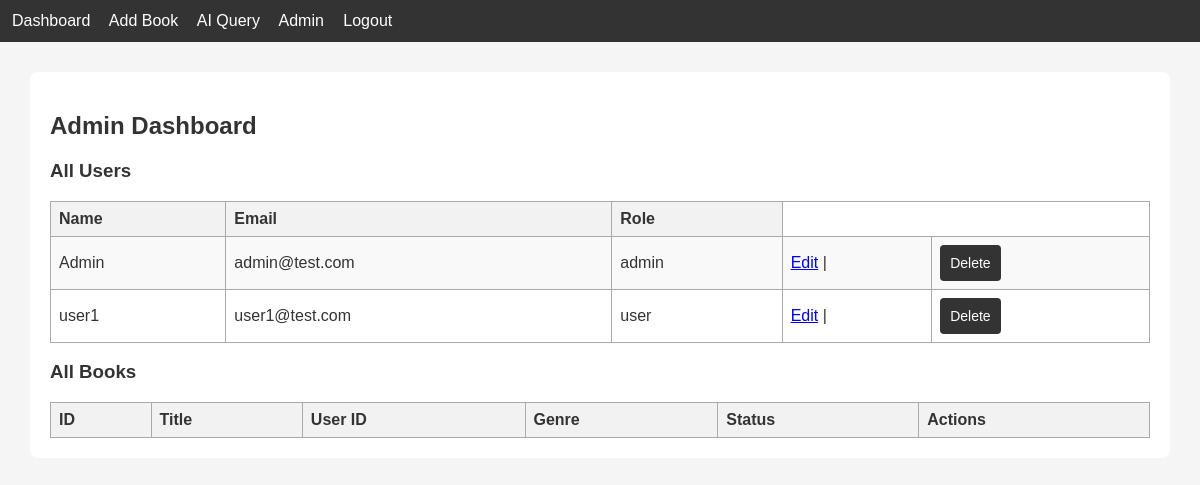
The page /admin (signed in) on the database as committed earlier.
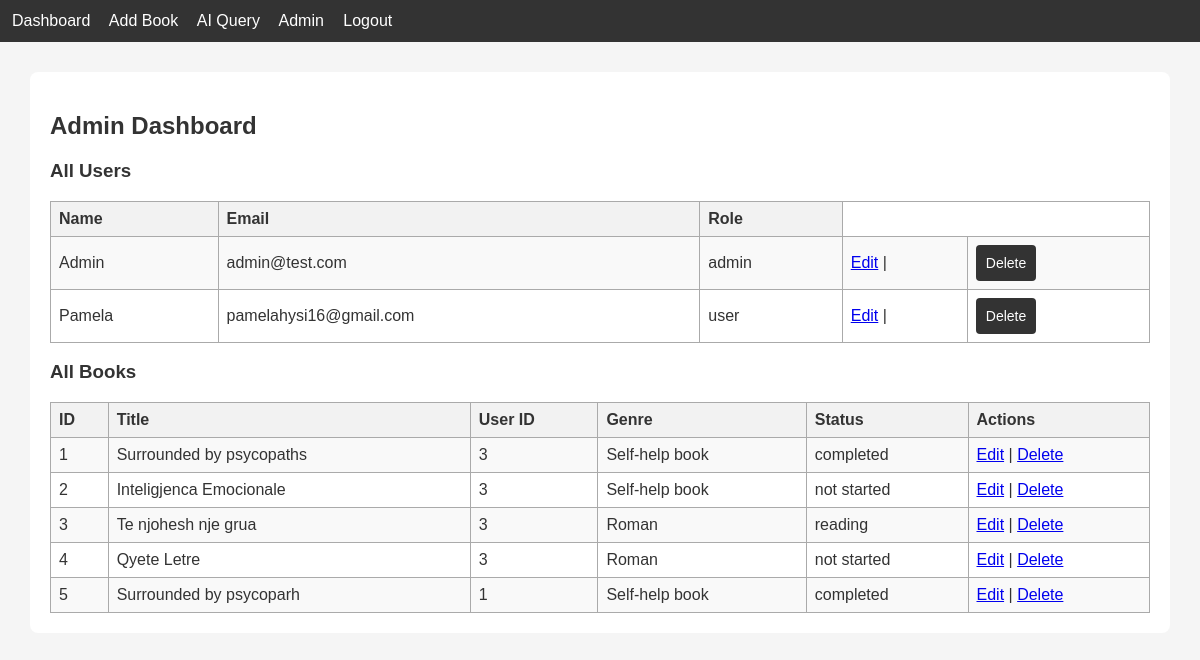
The same page on the database as committed later.
### tables this page shows
CREATE TABLE users (
    id INTEGER PRIMARY KEY AUTOINCREMENT,
    name TEXT,
    email TEXT UNIQUE,
    password TEXT,
    role TEXT
);

CREATE TABLE books (
    id INTEGER PRIMARY KEY AUTOINCREMENT,
    title TEXT,
    author TEXT,
    genre TEXT,
    status TEXT,
    user_id INTEGER,
    FOREIGN KEY(user_id) REFERENCES users(id)
);

### app.py (the view)
@app.route("/admin")
def admin():
    if "user_id" not in session or session.get("role") != "admin":
        return redirect(url_for("login"))
    db = get_db()
    users = db.execute("SELECT * FROM users").fetchall()
    books = db.execute("SELECT * FROM books").fetchall()
    db.close()
    return render_template("admin_dashboard.html", users=users, books=books)

### app.py (called while the page is built)
def get_db():
    conn = sqlite3.connect("database.db")
    conn.row_factory = sqlite3.Row
    return conn

### templates/admin_dashboard.html (shortened to what this page needs)
{% extends "base.html" %}
{% block content %}
<h2>Admin Dashboard</h2>
<h3>All Users</h3>
<table>
    <tr>
        <th>Name</th>
        <th>Email</th>
        <th>Role</th>
    </tr>
    {% for user in users %}
    <tr>
        <td>{{ user.name }}</td>
        <td>{{ user.email }}</td>
        <td>{{ user.role }}</td>
        <td>
            <a href="{{ url_for('admin_edit_user', user_id=user.id) }}">Edit</a> |
        </td>
        <td>
            <form action="{{ url_for('admin_delete_user', user_id=user.id) }}" method="post" style="display:inline;"
                onsubmit="return confirm('Are you sure you want to delete this user?');">
                <button type="submit">Delete</button>
            </form>
        </td>
    </tr>
    {% endfor %}
</table>
<h3>All Books</h3>
<table>
    <tr>
        <th>ID</th>
        <th>Title</th>
        <th>User ID</th>
        <th>Genre</th>
        <th>Status</th>
        <th>Actions</th>
    </tr>
    {% for b in books %}
    <tr>
        <td>{{ b.id }}</td>
        <td>{{ b.title }}</td>
        <td>{{ b.user_id }}</td>
        <td>{{ b.genre }}</td>
        <td>{{ b.status }}</td>
        <td>
            <a href="/admin_edit_book/{{ b.id }}">Edit</a> |
            <a href="/admin_delete_book/{{ b.id }}">Delete</a>
        </td>
    </tr>
    {% endfor %}
</table>
{% endblock %}

Rows that differ between the two databases and show on the page:
removed users: name "user1", email "user1@test.com", role "user"
added users: name "Pamela", email "pamelahysi16@gmail.com", role "user"
added books: id "1", title "Surrounded by psycopaths", user_id "3", genre "Self-help book", status "completed"
added books: id "2", title "Inteligjenca Emocionale", user_id "3", genre "Self-help book", status "not started"
added books: id "3", title "Te njohesh nje grua", user_id "3", genre "Roman", status "reading"
added books: id "4", title "Qyete Letre", user_id "3", genre "Roman", status "not started"
added books: id "5", title "Surrounded by psycoparh", user_id "1", genre "Self-help book", status "completed"
